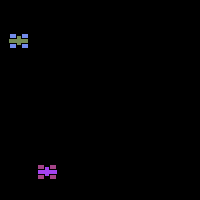
Frame 1 (no input)
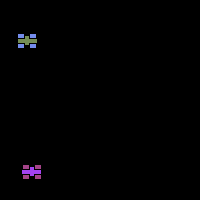
Frame 60 (the mouse pressed at the canvas centre just before this capture)
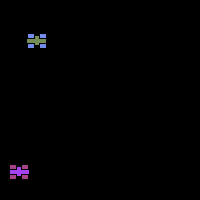
Frame 120 (the mouse held since frame 60 and released just before this capture)

The Processing sketch that drew these frames (run headless with seeded random() and noise(); from frame 60 on, the mouse is pressed at the canvas centre):

// Processing sketch: cars_sketch
// ── cars_sketch.pde
//creating a car object
Car c1;
Car c2;
Car[] cars = new Car[100];

void setup() {
  size(200, 200);
  c1=new Car();
  c2=new Car();
  for (int i=0; i<cars.length; i++) {
    cars[i]=new Car();
  }
}

void draw() {
  background(0);
  c1.display();
  c1.drive();
  c2.display();
  c2.drive();
  for (int i=0; i>cars.length; i++) {
    cars[i].display();
    cars[i].drive();
  }
}
// ── Car.pde
class Car {
  //member variables
  color c;
  float x, y, speed;

  //constructor
  Car() {
    c=color(random(255), random(255), random(255));
    x=random(200);
    y=random(200);
    speed=random(10);
  }

  //member methods
  void display() {
    rectMode(CENTER);
    fill(c);
    rect(x, y, 20, 10);
    fill(c+150);
    rect(x+6, y-5, 7, 5);
    rect(x+6, y+5, 7, 5);
    rect(x-6, y+5, 7, 5);
    rect(x-6, y-5, 7, 5);
  }

  void drive() {
    x=x+speed;
    if (x>width) {
      x=0;
    }
  }
}
